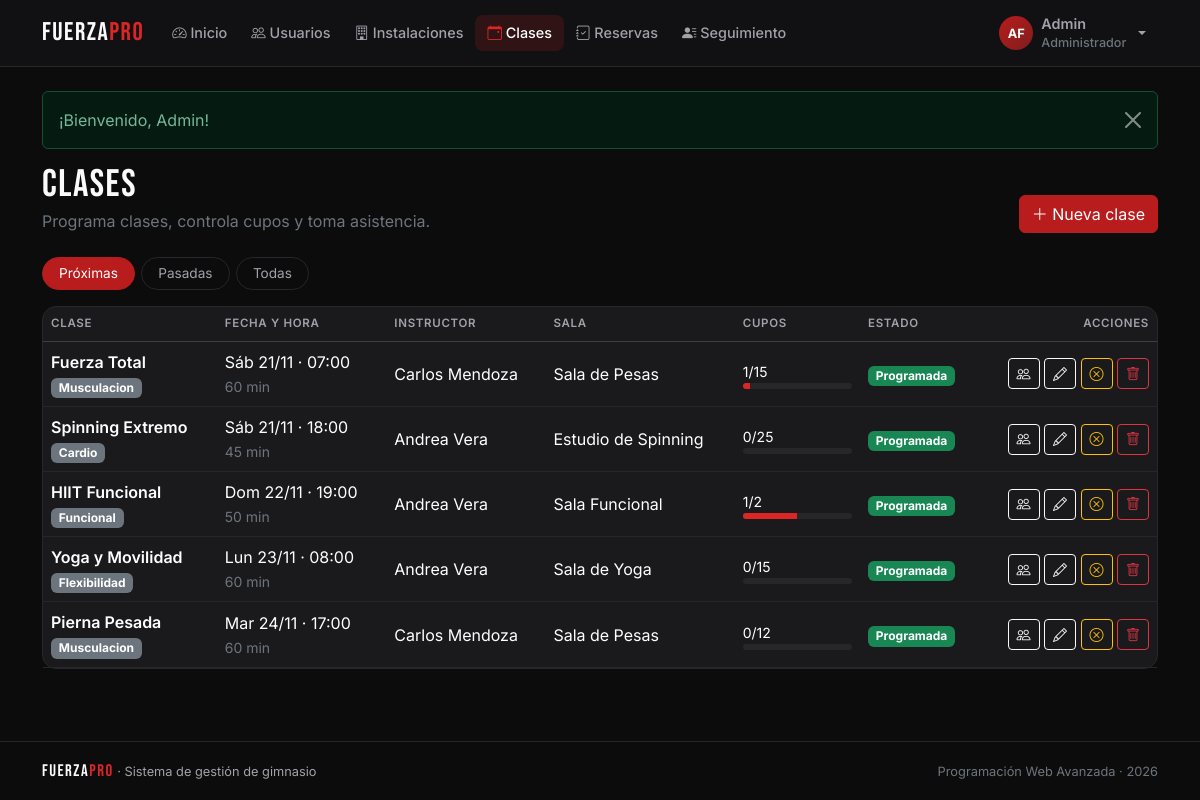
Screenshot of /index.php?r=clases/index (signed in) with the database file from the repository.
### tables this page shows
CREATE TABLE clases (
  id             INT AUTO_INCREMENT PRIMARY KEY,
  nombre         VARCHAR(50)  NOT NULL,
  tipo           VARCHAR(30)  NOT NULL,
  descripcion    VARCHAR(255) NULL,
  id_instructor  INT          NOT NULL,
  id_instalacion INT          NOT NULL,
  fecha_hora     DATETIME     NOT NULL,
  duracion_min   INT          NOT NULL DEFAULT 60,
  cupo           INT          NOT NULL DEFAULT 20,
  estado         ENUM('Programada','Cancelada') NOT NULL DEFAULT 'Programada',
  INDEX idx_clases_fecha (fecha_hora),
  CONSTRAINT fk_clases_instructor  FOREIGN KEY (id_instructor)  REFERENCES usuarios(id),
  CONSTRAINT fk_clases_instalacion FOREIGN KEY (id_instalacion) REFERENCES instalaciones(id)
);

CREATE TABLE instalaciones (
  id          INT AUTO_INCREMENT PRIMARY KEY,
  nombre      VARCHAR(50)  NOT NULL,
  tipo        VARCHAR(30)  NOT NULL,
  capacidad   INT          NOT NULL,
  descripcion VARCHAR(255) NULL
);

### controllers/ClasesController.php (called while the page is built, shortened)
<?php
class ClasesController extends Controller
{
    public function index(): void
    {
        $periodo = in_array($_GET['periodo'] ?? '', ['proximas', 'pasadas', 'todas'], true) ? $_GET['periodo'] : 'proximas';
        $soloMias = Auth::es(Auth::INSTRUCTOR) ? Auth::id() : null;
        $this->view('clases/index', [
            'titulo'        => Auth::es(Auth::INSTRUCTOR) ? 'Mis clases' : 'Clases',
            'clases'        => Clase::listar($soloMias, $periodo),
            'periodo'       => $periodo,
            'instructores'  => Usuario::instructores(),
            'instalaciones' => Instalacion::all('nombre'),
        ]);
    }
}

### core/Router.php (called while the page is built, shortened)
<?php
class Router
{
    public static function dispatch(string $ruta): void
    {
        if (!preg_match('#^([a-z]+)/([a-z]+)$#', $ruta, $m)) {
            self::noEncontrado();
        }
        [, $nombre, $accion] = $m;
        (new $clase())->$accion();
    }
}

### index.php (called while the page is built, shortened)
<?php
require __DIR__ . '/core/helpers.php';
require __DIR__ . '/core/Database.php';
require __DIR__ . '/core/Auth.php';
require __DIR__ . '/core/Model.php';
require __DIR__ . '/core/Controller.php';
require __DIR__ . '/core/Router.php';
Router::dispatch(is_string($_GET['r'] ?? null) ? $_GET['r'] : '');

### core/Auth.php (called while the page is built, shortened)
<?php
class Auth
{
    public static function check(): bool
    {
        return isset($_SESSION['usuario']);
    }
    public static function rol(): ?int
    {
        return $_SESSION['usuario']['id_rol'] ?? null;
    }
    public static function es(int ...$roles): bool
    {
        return self::check() && in_array(self::rol(), $roles, true);
    }
}

### core/helpers.php (called while the page is built, shortened)
<?php
function e($valor): string
{
    return htmlspecialchars((string) ($valor ?? ''), ENT_QUOTES, 'UTF-8');
}
function url(string $ruta = 'inicio/index', array $params = []): string
{
    $params = array_merge(['r' => $ruta], $params);
    return 'index.php?' . http_build_query($params);
}
function fecha_clase(string $valor): string
{
    $t = strtotime($valor);
    $dias = ['Lun', 'Mar', 'Mié', 'Jue', 'Vie', 'Sáb', 'Dom'];
    return $dias[(int) date('N', $t) - 1] . ' ' . date('d/m', $t) . ' · ' . date('H:i', $t);
}

### core/Database.php (called while the page is built, shortened)
<?php
class Database
{
    private static ?PDO $pdo = null;
    public static function get(): PDO
    {
        if (self::$pdo === null) {
            $dsn = 'mysql:host=' . DB_HOST . ';port=' . DB_PORT
                 . ';dbname=' . DB_NAME . ';charset=utf8mb4';
            try {
                self::$pdo = new PDO($dsn, DB_USER, DB_PASS, [
                    PDO::ATTR_ERRMODE            => PDO::ERRMODE_EXCEPTION,
                    PDO::ATTR_DEFAULT_FETCH_MODE => PDO::FETCH_ASSOC,
                    PDO::ATTR_EMULATE_PREPARES   => false,
                ]);
                self::$pdo->exec("SET time_zone = '" . date('P') . "'");
            } catch (PDOException $e) {
                http_response_code(500);
                $detalle = DEBUG ? '<br><small>' . htmlspecialchars($e->getMessage()) . '</small>' : '';
                exit('<h3 style="font-family:sans-serif">No se pudo conectar a la base de datos.'
                    . ' Revise config/config.php e importe gimnasio.sql.' . $detalle . '</h3>');
            }
        }
        return self::$pdo;
    }
}

### core/Model.php (called while the page is built, shortened)
<?php
abstract class Model
{
    protected static function db(): PDO
    {
        return Database::get();
    }
    protected static function query(string $sql, array $params = []): PDOStatement
    {
        $st = self::db()->prepare($sql);
        $st->execute($params);
        return $st;
    }
}

### models/Clase.php (called while the page is built, shortened)
<?php
class Clase extends Model
{
    public static function listar(?int $instructor = null, string $periodo = 'proximas'): array
    {
        $sql = 'SELECT ' . self::COLUMNAS . self::DESDE . ' WHERE 1=1';
        $p = [];
        if ($periodo === 'proximas') $sql .= ' AND c.fecha_hora >= NOW()';
        $sql .= $periodo === 'pasadas' ? ' ORDER BY c.fecha_hora DESC' : ' ORDER BY c.fecha_hora';
        return self::query($sql, $p)->fetchAll();
    }
}

### views/clases/index.php (the view, shortened to what this page needs)
<?php
$esAdmin = Auth::es(Auth::ADMIN);
$periodos = ['proximas' => 'Próximas', 'pasadas' => 'Pasadas', 'todas' => 'Todas'];
?>
<div class="fp-page-head">
  <div>
    <h1 class="fp-title"><?= $esAdmin ? 'Clases' : 'Mis clases' ?></h1>
    <p class="text-secondary mb-0">Programa clases, controla cupos y toma asistencia.</p>
  </div>
  <button class="btn btn-danger" data-bs-toggle="modal" data-bs-target="#modalClase"><i class="bi bi-plus-lg"></i> Nueva clase</button>
</div>
<ul class="nav nav-pills fp-pills mb-3">
  <?php foreach ($periodos as $k => $txt): ?>
    <li class="nav-item"><a class="nav-link <?= $periodo === $k ? 'active' : '' ?>" href="<?= url('clases/index', ['periodo' => $k]) ?>"><?= $txt ?></a></li>
  <?php endforeach; ?>
</ul>
<div class="card fp-card">
  <div class="table-responsive">
    <table class="table table-hover align-middle mb-0">
      <thead><tr><th>Clase</th><th>Fecha y hora</th><?php if ($esAdmin): ?><th>Instructor</th><?php endif; ?><th class="d-none d-md-table-cell">Sala</th><th>Cupos</th><th>Estado</th><th class="text-end">Acciones</th></tr></thead>
      <tbody>
      <?php foreach ($clases as $c):
          $pct = $c['cupo'] ? min(100, round($c['ocupados'] / $c['cupo'] * 100)) : 0;
          $edit = $c;
          $edit['fecha_hora'] = date('Y-m-d\TH:i', strtotime($c['fecha_hora']));
      ?>
        <tr class="<?= $c['estado'] === 'Cancelada' ? 'opacity-50' : '' ?>">
          <td><span class="fw-semibold"><?= e($c['nombre']) ?></span><br><span class="badge text-bg-secondary"><?= e($c['tipo']) ?></span></td>
          <td class="text-nowrap"><?= fecha_clase($c['fecha_hora']) ?><br><small class="text-secondary"><?= (int) $c['duracion_min'] ?> min</small></td>
          <?php if ($esAdmin): ?><td><?= e($c['instructor']) ?></td><?php endif; ?>
          <td class="d-none d-md-table-cell"><?= e($c['instalacion']) ?></td>
          <td style="min-width:110px">
            <small><?= (int) $c['ocupados'] ?>/<?= (int) $c['cupo'] ?></small>
            <div class="progress fp-progress"><div class="progress-bar <?= $pct >= 100 ? 'bg-warning' : 'bg-danger' ?>" style="width:<?= $pct ?>%"></div></div>
          </td>
          <td><span class="badge <?= $c['estado'] === 'Programada' ? 'text-bg-success' : 'text-bg-danger' ?>"><?= e($c['estado']) ?></span></td>
          <td class="text-end text-nowrap">
            <a class="btn btn-sm btn-outline-light" href="<?= url('clases/inscritos', ['id' => $c['id']]) ?>" title="Inscritos y asistencia"><i class="bi bi-people"></i></a>
            <button class="btn btn-sm btn-outline-light" data-bs-toggle="modal" data-bs-target="#modalClase" data-editar='<?= e(json_encode($edit)) ?>' title="Editar"><i class="bi bi-pencil"></i></button>
            <form method="post" action="<?= url('clases/estado') ?>" class="d-inline"
                  data-confirmar="<?= $c['estado'] === 'Programada' ? '¿Cancelar esta clase? Los miembros inscritos la verán como cancelada.' : '¿Volver a programar esta clase?' ?>">
              <button class="btn btn-sm btn-outline-warning" title="<?= $c['estado'] === 'Programada' ? 'Cancelar clase' : 'Reprogramar' ?>">
                <i class="bi bi-<?= $c['estado'] === 'Programada' ? 'x-circle' : 'arrow-counterclockwise' ?>"></i></button>
            </form>
            <form method="post" action="<?= url('clases/eliminar') ?>" class="d-inline" data-confirmar="¿Eliminar definitivamente la clase y sus reservas?">
              <button class="btn btn-sm btn-outline-danger" title="Eliminar"><i class="bi bi-trash"></i></button>
            </form>
          </td>
        </tr>
      <?php endforeach; ?>
      </tbody>
    </table>
  </div>
</div>

### assets/css/styles.css (style rules this page uses)
:root { --fp-bg: #0c0c0d; --fp-sur: #131315; --fp-card: #1a1a1d; --fp-brd: #27272a; --fp-brd2: #3f3f46; --fp-acc: #b91c1c; --fp-acch: #dc2626; --fp-txt: #fafafa; --fp-txt2: #a1a1aa; --fp-ok: #22c55e; --fp-radio: 14px; }
[data-bs-theme="dark"] { --bs-body-bg: var(--fp-bg); --bs-body-color: var(--fp-txt); --bs-secondary-color: var(--fp-txt2); --bs-border-color: var(--fp-brd); --bs-tertiary-bg: var(--fp-sur); --bs-body-font-family: 'Inter', system-ui, sans-serif; --bs-danger: var(--fp-acch); --bs-danger-rgb: 220, 38, 38; --bs-link-color-rgb: 250, 250, 250; }
.btn-danger { --bs-btn-bg: var(--fp-acc); --bs-btn-border-color: var(--fp-acc); --bs-btn-hover-bg: var(--fp-acch); --bs-btn-hover-border-color: var(--fp-acch); --bs-btn-active-bg: #991b1b; }
.table { --bs-table-bg: transparent; --bs-table-hover-bg: rgba(255,255,255,.03); margin-bottom: 0; }
.table > thead th { font-size: .72rem; text-transform: uppercase; letter-spacing: .06em; color: var(--fp-txt2); font-weight: 600; border-bottom-color: var(--fp-brd2); }
body { min-height: 100vh; display: flex; flex-direction: column; -webkit-font-smoothing: antialiased; }
.fp-logo, .fp-title, .fp-display, .fp-stat-value { font-family: 'Bebas Neue', sans-serif; letter-spacing: 1.5px; }
.fp-title { font-size: clamp(1.8rem, 4vw, 2.4rem); margin-bottom: .2rem; line-height: 1.05; }
.fp-page-head { display: flex; flex-wrap: wrap; justify-content: space-between; align-items: flex-end; gap: 1rem; margin-bottom: 1.5rem; }
.fp-card { background: var(--fp-card); border: 1px solid var(--fp-brd); border-radius: var(--fp-radio); color: var(--fp-txt); transition: border-color .2s, transform .2s; }
.fp-progress { height: 6px; background: var(--fp-brd); border-radius: 6px; }
.fp-progress .progress-bar { transition: width .5s ease; }
.fp-pills { gap: .4rem; flex-wrap: nowrap; overflow-x: auto; scrollbar-width: none; }
.fp-pills .nav-link { color: var(--fp-txt2); border: 1px solid var(--fp-brd); border-radius: 999px; padding: .35rem 1rem; font-size: .85rem; white-space: nowrap; position: relative; }
.fp-pills .nav-link.active { background: var(--fp-acc); border-color: var(--fp-acc); color: #fff; }
.fp-main > * { animation: aparecer .35s ease both; }

### rows the page displays
clases: nombre "Fuerza Total", tipo "Musculacion", fecha_hora "Sáb 21/11 · 07:00", duracion_min "60", instructor "Carlos Mendoza", id_instalacion.nombre "Sala de Pesas", ocupados "1", cupo "15", estado "Programada"
clases: nombre "Spinning Extremo", tipo "Cardio", fecha_hora "Sáb 21/11 · 18:00", duracion_min "45", instructor "Andrea Vera", id_instalacion.nombre "Estudio de Spinning", ocupados "0", cupo "25", estado "Programada"
clases: nombre "HIIT Funcional", tipo "Funcional", fecha_hora "Dom 22/11 · 19:00", duracion_min "50", instructor "Andrea Vera", id_instalacion.nombre "Sala Funcional", ocupados "1", cupo "2", estado "Programada"
clases: nombre "Yoga y Movilidad", tipo "Flexibilidad", fecha_hora "Lun 23/11 · 08:00", duracion_min "60", instructor "Andrea Vera", id_instalacion.nombre "Sala de Yoga", ocupados "0", cupo "15", estado "Programada"
clases: nombre "Pierna Pesada", tipo "Musculacion", fecha_hora "Mar 24/11 · 17:00", duracion_min "60", instructor "Carlos Mendoza", id_instalacion.nombre "Sala de Pesas", ocupados "0", cupo "12", estado "Programada"

### other values shown
$texto "Inicio"
$texto "Usuarios"
$texto "Instalaciones"
$texto "Clases"
$texto "Reservas"
$texto "Seguimiento"
iniciales($usuario['nombre'], $usuario['apellido']) "AF"
$usuario['nombre'] "Admin"
$usuario['rol'] "Administrador"
$f['mensaje'] "¡Bienvenido, Admin!"
$txt "Próximas"
$txt "Pasadas"
$txt "Todas"
